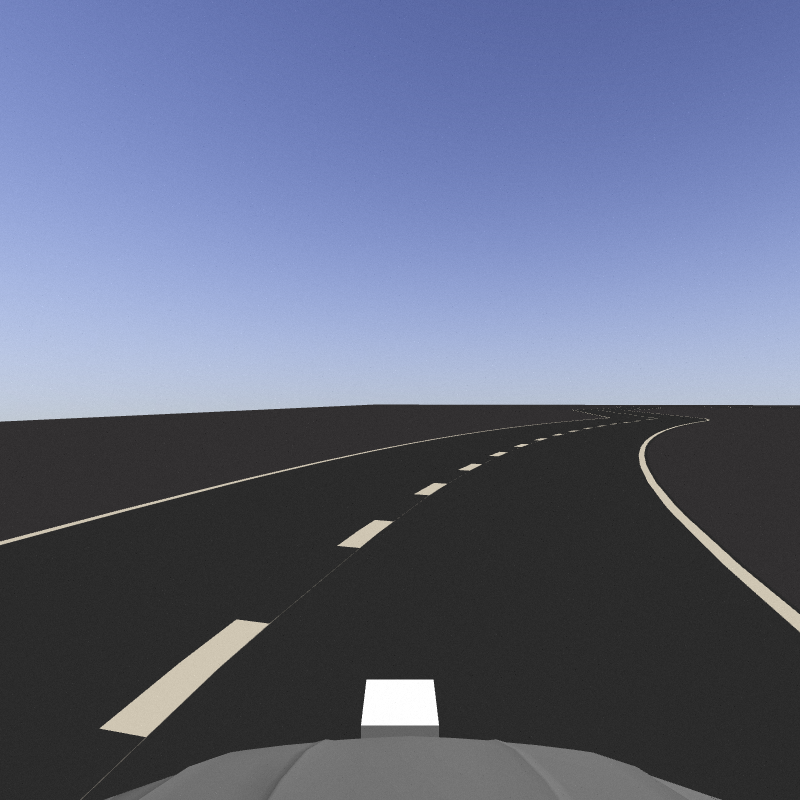
#> input picture src/image.png, 800 x 800 px
$ python test.py
#> lines starting #> are read from the running program, lines starting #| are printed output that depends on the picture; after the words box and inside, x2 and y2 are one past the last pixel; in counts of white or black regions, pixels touching at a corner belong together
#> further down, frame is the input picture: shape (800, 800, 3); mean B, G, R 129.7, 104.5, 96.9
import cv2
import numpy as np
import matplotlib.pyplot as plt

def canny(frame):
        gray = cv2.cvtColor(lane_image, cv2.COLOR_RGB2GRAY)
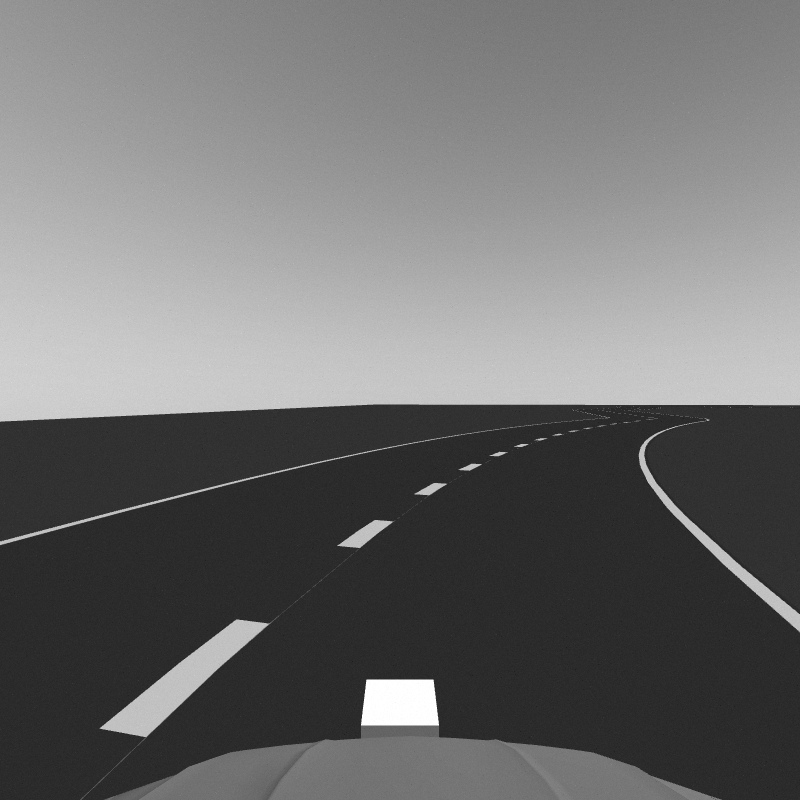
#> gray: shape (800, 800); min 30, max 255, mean 111.2
        blur = cv2.GaussianBlur(gray, (5, 5), 0)
        canny = cv2.Canny(blur, 50, 150)
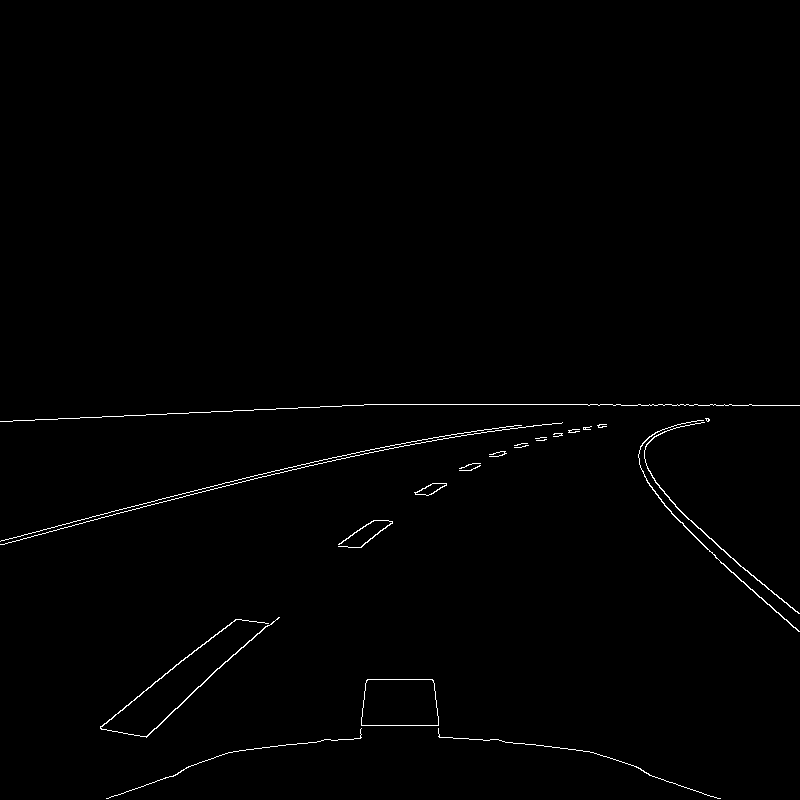
#> canny: shape (800, 800); 0.71% white in thin lines or dots, all inside (x1, y1, x2, y2) = (0, 404, 800, 799)
        return canny

frame = cv2.imread('image.png')
lane_image = np.copy(frame)
canny = canny(lane_image)

plt.imshow(canny)
plt.show()
